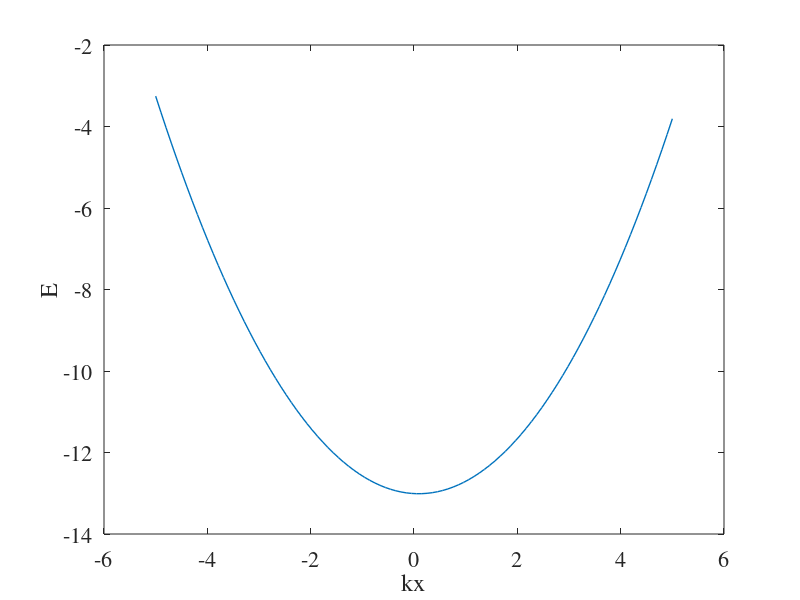

This chart was generated by the following MATLAB code:
%% 参数设定
% 在拉曼耦合强度较大时，能量随着失谐变换的曲线
ky=0; % [momentum along y direction]
kz=0; % [momentum along z direction]
k0=2; % [wave vector of laser]
omiga=30; % [SOC strength]
         % 以omiga = 4Er = 8为分界线；omiga < 4Er = 8时有简并基态，omiga > 4Er = 8只有一个基态
delta1=1; % detuning
delta2=2;
delta3=3;
delta4=4;
m=1; % [atom mass]
Er=(k0)^2/2; % [recoil energy]   Er=2 
%% 绘制图像
kx=linspace(-5,5); 
% E0=(kx.*kx+(k0)^2)/(2*m) + sqrt(kx.*kx*(k0)^2/m^2+kx*k0*delta1/m+delta1^2/4+omiga^2/4);  % helicity +
E1=(kx.*kx+(k0)^2)/(2*m) - sqrt(kx.*kx*(k0)^2/m^2+kx*k0*delta1/m+delta1^2/4+omiga^2/4);  % helicity _
% E2=(kx.*kx+(k0)^2)/(2*m) - sqrt(kx.*kx*(k0)^2/m^2+kx*k0*delta2/m+delta2^2/4+omiga^2/4);  % helicity _
% E3=(kx.*kx+(k0)^2)/(2*m) - sqrt(kx.*kx*(k0)^2/m^2+kx*k0*delta3/m+delta3^2/4+omiga^2/4);  % helicity _
% E4=(kx.*kx+(k0)^2)/(2*m) - sqrt(kx.*kx*(k0)^2/m^2+kx*k0*delta4/m+delta4^2/4+omiga^2/4);  % helicity _
plot(kx,E1,'linewidth',1);
set(gca,'Fontsize',16,'Fontname','Times');
xlabel('kx');
ylabel('E');
